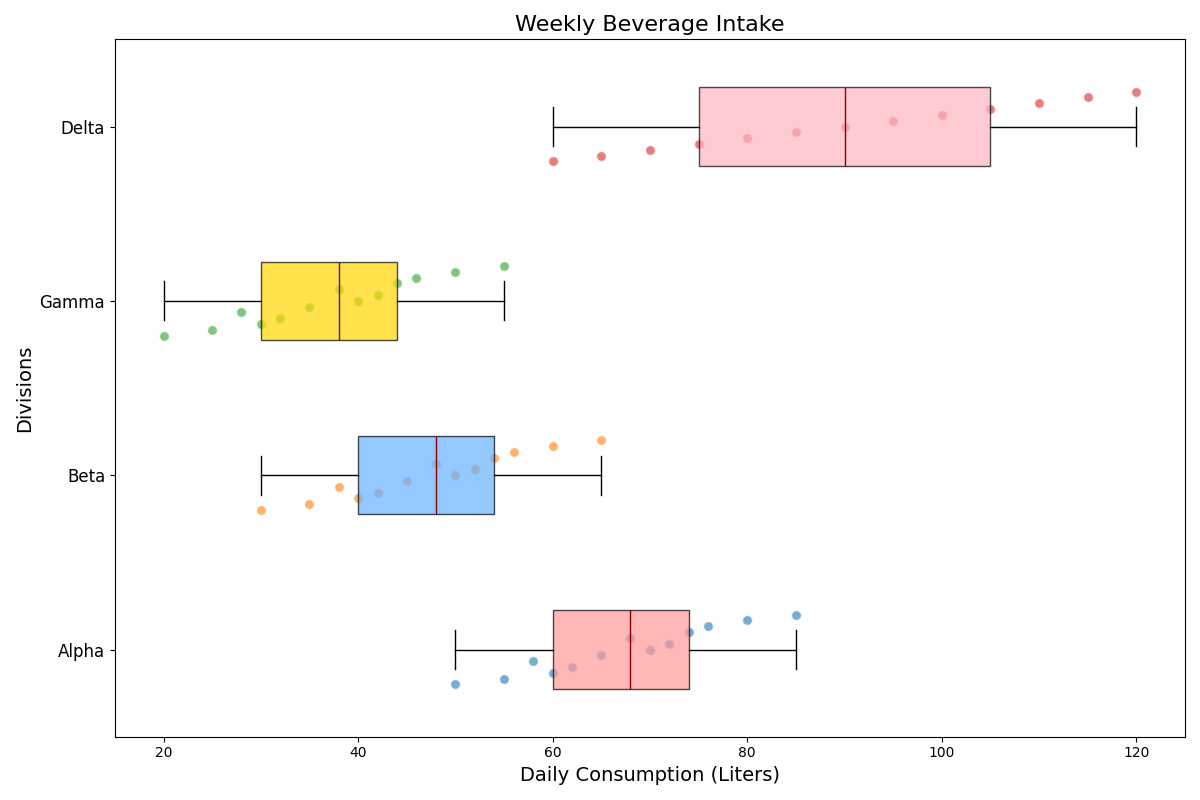

Write Python code to recreate this figure.
import matplotlib.pyplot as plt
import numpy as np

software_dept = [50, 55, 60, 62, 58, 65, 70, 72, 68, 74, 76, 80, 85]
hardware_dept = [30, 35, 40, 42, 38, 45, 50, 52, 48, 54, 56, 60, 65]
marketing_dept = [20, 25, 30, 32, 28, 35, 40, 42, 38, 44, 46, 50, 55]
research_dept = [60, 65, 70, 75, 80, 85, 90, 95, 100, 105, 110, 115, 120]

coffee_data = [software_dept, hardware_dept, marketing_dept, research_dept]

fig, ax = plt.subplots(figsize=(12, 8))

bp = ax.boxplot(coffee_data, patch_artist=True, vert=False, notch=False,
                boxprops=dict(color='black'),
                medianprops=dict(color='darkred'),
                whiskerprops=dict(color='black'),
                capprops=dict(color='black'),
                flierprops=dict(marker='o', color='black', alpha=0.5, markersize=8))

colors = ['#FF9999', '#66B2FF', '#FFD700', '#FFB6C1']
for patch, color in zip(bp['boxes'], colors):
    patch.set_facecolor(color)
    patch.set_alpha(0.7)

for i, data in enumerate(coffee_data, start=1):
    y = np.array(data)
    x = np.linspace(i - 0.2, i + 0.2, len(y))
    ax.scatter(y, x, alpha=0.6, edgecolor='w', s=50)

ax.set_ylabel('Divisions', fontsize=14)
ax.set_xlabel('Daily Consumption (Liters)', fontsize=14)
ax.set_yticks(np.arange(1, len(coffee_data) + 1))
ax.set_yticklabels(['Alpha', 'Beta', 'Gamma', 'Delta'], fontsize=12)

plt.title("Weekly Beverage Intake", fontsize=16)
plt.tight_layout()
plt.show()
